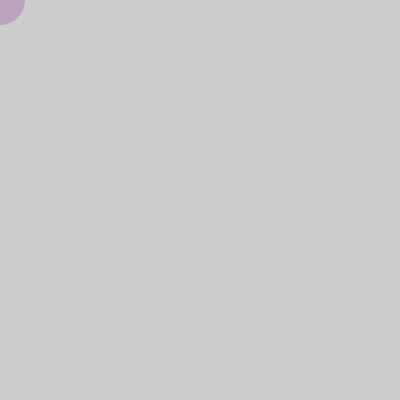
Frame 1 (no input)
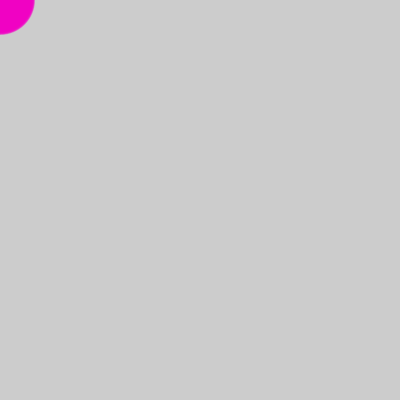
Frame 60 (the mouse pressed at the canvas centre just before this capture)
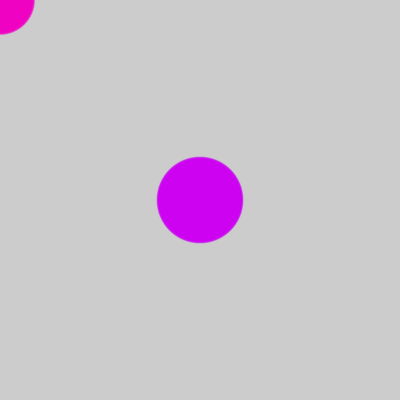
Frame 120 (the mouse held since frame 60 and released just before this capture)

The Processing sketch that drew these frames (run headless with seeded random() and noise(); from frame 60 on, the mouse is pressed at the canvas centre):

// Processing sketch: processing_186224
// ── processing_186224.pde

int rojo = 100;
int azul = 255;
int tiempo = 0;
int diametro = 50;
   
void setup() {
  size(400, 400);
}
  
void draw() {
  tiempo = tiempo + 1;    
  rojo = int(125 * (1 + sin(tiempo * 2 * PI / frameRate / 5)));
  azul = int(125 * (1 + sin(tiempo * 2 * PI / frameRate / 10)));
  diametro = int(50 * (1 + sin( tiempo * 2 * PI / frameRate / 15)));
    
  noStroke();            
  fill(rojo, 0, azul, 50);
  ellipse(mouseX, mouseY, diametro, diametro);
}
